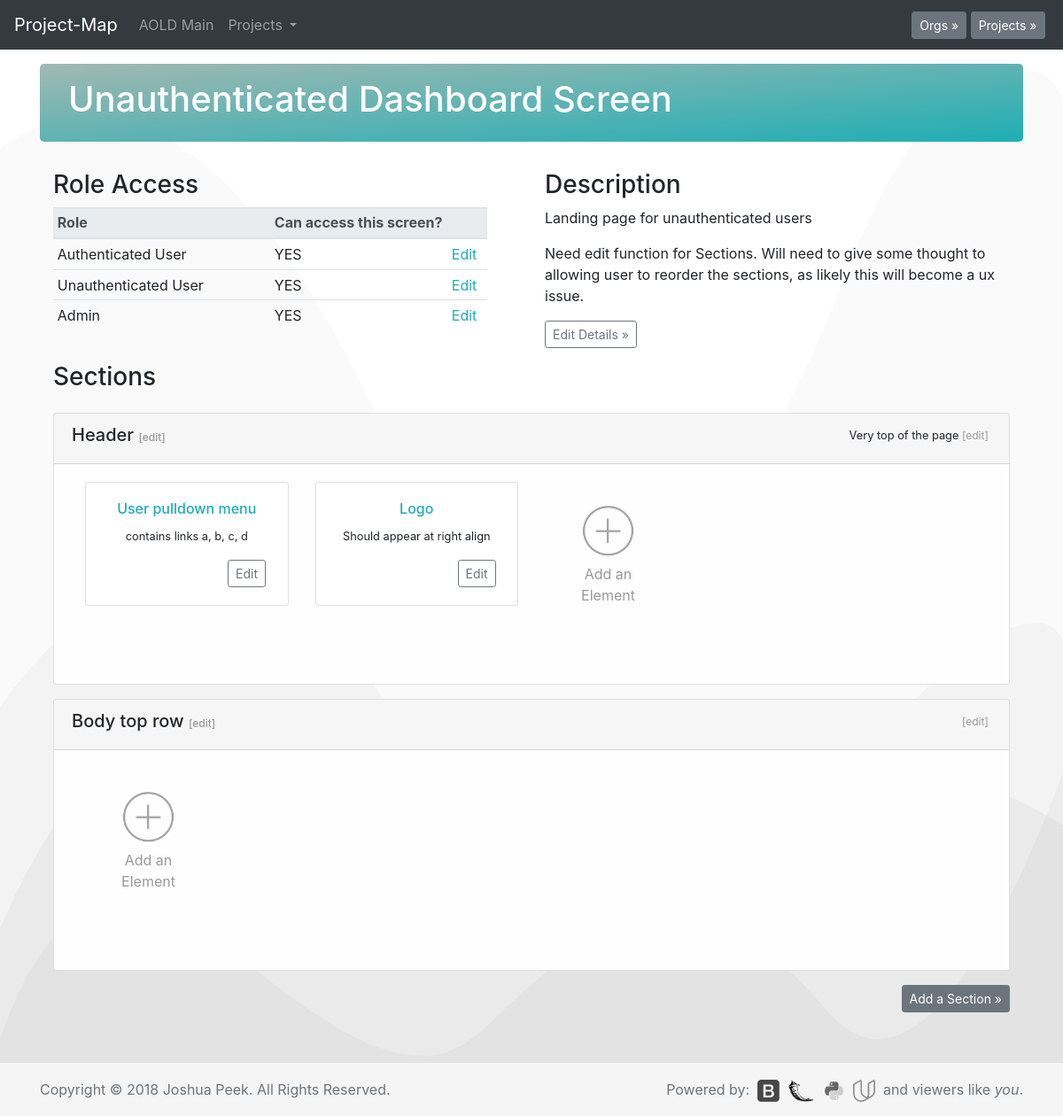
The page /p1/scrn1 on the database its author committed.
### database_setup.py (models this page shows, shortened)
class Org(Base):
    __tablename__ = 'org'
    id = Column(Integer, primary_key=True)
    title = Column(String(250), nullable=False)
    description = Column(String(500))

class Screen(Base):
    __tablename__ = 'screen'
    id = Column(Integer, primary_key=True)
    title = Column(String(250), nullable=False)
    description = Column(String(500))
    project_id = Column(Integer, ForeignKey('project.id'))
    project = relationship(Project)

class RoleScreen(Base):
    __tablename__ = 'rolescreen'
    id = Column(Integer, primary_key=True)
    access = Column(String(1), nullable=False)
    project_id = Column(Integer, ForeignKey('project.id'))
    project = relationship(Project)
    role_id = Column(Integer, ForeignKey('role.id'), nullable=False)
    role = relationship(Role)
    screen_id = Column(Integer, ForeignKey('screen.id'), nullable=False)
    screen = relationship(Screen)

class Role(Base):
    __tablename__ = 'role'
    id = Column(Integer, primary_key=True)
    title = Column(String(250), nullable=False)
    description = Column(String(500))
    authRequired = Column(String(5))
    project_id = Column(Integer, ForeignKey('project.id'))
    project = relationship(Project)

class ScreenSection(Base):
    __tablename__ = 'screensection'
    id = Column(Integer, primary_key=True)
    screen_id = Column(Integer, ForeignKey('screen.id'))
    screen = relationship(Screen)
    section_id = Column(Integer, ForeignKey('section.id'))
    section = relationship(Section)

class Section(Base):
    __tablename__ = 'section'
    id = Column(Integer, primary_key=True)
    title = Column(String(250), nullable=False)
    description = Column(String(500))
    project_id = Column(Integer, ForeignKey('project.id'))
    project = relationship(Project)

class SectionElement(Base):
    __tablename__ = 'sectionelement'
    id = Column(Integer, primary_key=True)
    section_id = Column(Integer, ForeignKey('section.id'))
    section = relationship(Section)
    element_id = Column(Integer, ForeignKey('element.id'))
    element = relationship(Element)
    project_id = Column(Integer, ForeignKey('project.id'))
    project = relationship(Project)

class Element(Base):
    __tablename__ = 'element'
    id = Column(Integer, primary_key=True)
    title = Column(String(250), nullable=False)
    description = Column(String(500))
    project_id = Column(Integer, ForeignKey('project.id'))
    project = relationship(Project)

### app.py (the view)
@app.route('/p<int:project_id>/scrn<int:screen_id>')
def screenPage(project_id, screen_id):
    allorgs = session.query(Org).all()
    allprojects = session.query(Project).all()
    project = session.query(Project).filter_by(id=project_id).one()
    org = session.query(Org).filter_by(id=project.org.id).one()
    projects = session.query(Project).filter_by(org_id=org.id).all()
    roleaccess = session.query(Role.id, Role.title, RoleScreen.access).\
        join(RoleScreen).\
        filter(Role.project_id==project_id).\
        filter(RoleScreen.screen_id==screen_id).all()
    knownroles=[]
    for i in roleaccess:
        knownroles.append(i.id)
    getnewroles = session.query(Role).\
        filter(Role.project_id==project_id).\
        filter(Role.id not in knownroles).all()
    newroles = []
    for i in getnewroles:
        if i.id not in knownroles:
            newrole=Role(id=i.id, title=i.title)
            newroles.append(newrole)
    screen = session.query(Screen).filter_by(id=screen_id).one()
    screenSections = session.query(ScreenSection).\
        filter_by(screen_id=screen_id).all()
    roleScreen = session.query(RoleScreen).filter_by(screen_id=screen_id).all()
    se=session.query(SectionElement).filter_by(project_id=project.id).all()
    return render_template('wire.html', screen=screen,
        screenSections=screenSections,
        roleScreen=roleScreen,
        allorgs=allorgs,
        allprojects=allprojects, roleaccess=roleaccess,
        projects=projects, org=org, newroles=newroles, sectionElements=se)

### templates/wire.html (shortened to what this page needs)
<!doctype html>
<html lang="en">
  {% include "header.html" %}
  <body>
    {% include "menu.html" %}
    <main role="main" class="container">
      <div class="jumbotron" style="padding:1rem 2rem;">
        <h1>{{screen.title}} Screen</h1>
      </div>
<div class="container">
  <div class="row">
    <div class="col-md-6 mb-3">
        <h3>Role Access</h3>
        <table class="table table-responsive table-sm table-hover" width="100%">
          <thead class="thead-light">
            <tr>
              <th scope="col" width="245px">Role</th>
              <th scope="col" width="200px">Can access this screen?</th>
              <th scope="col" width="45px"></th>
            </tr>
          </thead>
          <tbody>
            {% for i in roleaccess %}
            <tr>
              <td>{{i.title}}</td>
              <td>{% if i.access == "1" %}YES
                {% else %}NO{% endif %}</td>
              <td><a href='{{url_for('flipRoleScreen', role_id=i.id, screen_id=screen.id)}}'>Edit</a></td>
            </tr>
            {% endfor %}
          </tbody>
        </table>
      </div>
    <div class="col-md-6">
      <h3>Description</h3>
      <p>{{screen.description}}</p>
      <p>Need edit function for Sections. Will need to give some thought to allowing user to reorder the sections, as likely this will become a ux issue.<p>
      <button type="button" class="btn btn-sm btn btn-outline-secondary" data-toggle="modal" data-target="#edit-screen">Edit Details &raquo;</button>
    </div>
  </div>
</div>
<div class="container">
  <div class="row">
    <div class="col-md-12 mb-3">
      <h3>Sections</h3>
    </div>
  </div>
  {% for i in screenSections %}
  <div class="row mb-3">
    <div class="col-md-12">
      <div class="card text-center" style="background-color:#fefefe;">
        <div class="card-header text-left">
          <span style="float:left;"><h5>{{i.section.title}} <a href="{{url_for('editSection', section_id=i.section_id)}}" style="color:#999;font-size:.75rem;">[edit]</a></h5></span>
          <span style="float:right;text-align:right;padding:.2rem;font-size:.8rem;"><p class="card-text">{{i.section.description}} <a href="{{url_for('editSection', section_id=i.section_id)}}" style="color:#999;font-size:.75rem;">[edit]</a></p></span>
        </div>
        <div class="card-body">
          <div class="container">
            <div class="row">
                {% for a in sectionElements %}
                {% if a.section_id == i.section_id %}
                <div class="col-md-3" style="margin-bottom:2rem;">
                  <div class="card">
                    <div class="card-body" style="word-break:unset;">
                      <h5 class="card-title" style="font-size:1rem;color:#1eaeb4;">{{a.element.title}}</h5>
                      <p class="card-text" style="font-size:.8rem;">{{a.element.description}}</p>
                      <span style="float:right;">
                        <a href="{{url_for('editElement', element_id=a.id)}}" class="btn btn-sm btn-outline-secondary">Edit</a>&nbsp;
                      </span>
                    </div>
                  </div>
                </div>
                {% endif %}
                {% endfor %}
                <div class="col-md-2" style="margin-bottom:2rem;">
                  <div class="card" style="background-clip: text;color: #999;border: 0px solid #C9C9C9;box-sizing:content-box;">
                    <div class="card-body" style="word-break:unset;">
                      <a href="{{url_for('newElement', section_id=i.id)}}">
                        <img src="../../static/images/plus.png" width="70%">
                      </a>
                      <p style="color:#999;text-size:.75rem;">Add an Element</p>
                    </div>
                  </div>
                </div>
            </div>
          </div>
        </div>
      </div>
    </div>
  </div>
  {% endfor %}
  <p style="float:right;"><button type="button" class="btn btn-secondary btn-sm" data-toggle="modal" data-target="#add-section">Add a Section &raquo;</button></p>
</div>
<p><br><br><br></p>
    </main>
  {% include "footer.html" %}
  </body>
</html>

### templates/menu.html (shortened to what this page needs)
<nav class="navbar navbar-expand-md navbar-dark fixed-top bg-dark">
  <a class="navbar-brand" href="/">Project-Map</a>
  <div class="collapse navbar-collapse" id="navbarCollapse">
    <ul class="navbar-nav mr-auto">
      {% if org is defined %}
      <li class="nav-item">
        <a class="nav-link" href="{{url_for('orgPage', org_id=org.id)}}">
          {{org.title}} Main
        </a>
      </li>
      {% endif %}
      {% if projects is defined %}
      <li class="nav-item dropdown">
        <a class="nav-link dropdown-toggle" href="#" id="navbarDropdown" role="button" data-toggle="dropdown" aria-haspopup="true" aria-expanded="false">
          Projects
        </a>
      </li>
      {% endif %}
    </ul>
    {% if allorgs is defined %}
    <button type="button" class="btn btn-secondary btn-sm my-2 my-sm-0" data-toggle="modal" data-target="#org-select">Orgs &raquo;</button>&nbsp;
    {% endif %}
    {% if allprojects is defined %}
    <button type="button" class="btn btn-secondary btn-sm my-2 my-sm-0" data-toggle="modal" data-target="#project-select">Projects &raquo;</button>&nbsp;
    {% endif %}
  </div>
</nav>

### rows shown on the page
Org: title "AOLD"
Screen: title "Unauthenticated Dashboard", description "Landing page for unauthenticated users"
RoleScreen: title "Authenticated User"
RoleScreen: title "Unauthenticated User"
RoleScreen: title "Admin"
ScreenSection: section "Header", section.description "Very top of the page"
SectionElement: element "User pulldown menu", element.description "contains links a, b, c, d"
SectionElement: element "Logo", element.description "Should appear at right align"
ScreenSection: section "Body top row"
